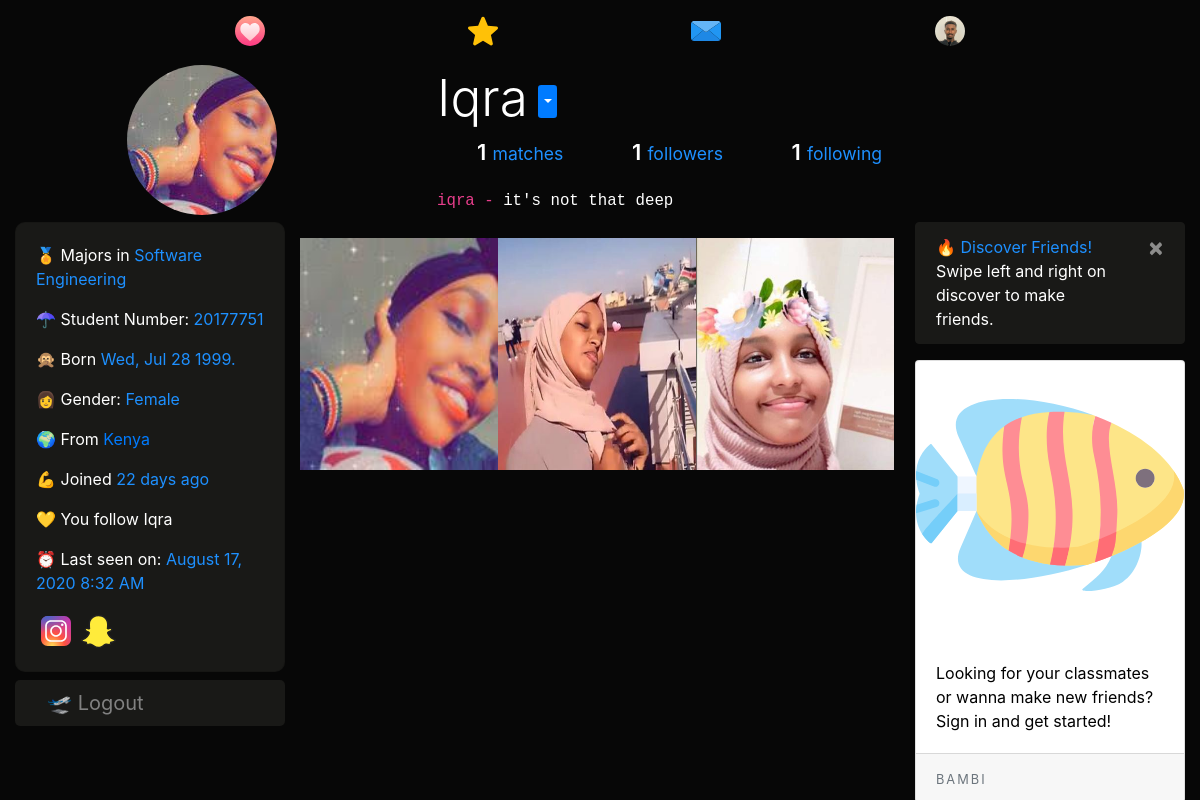
Before: /iqra (signed in) with the older database file.
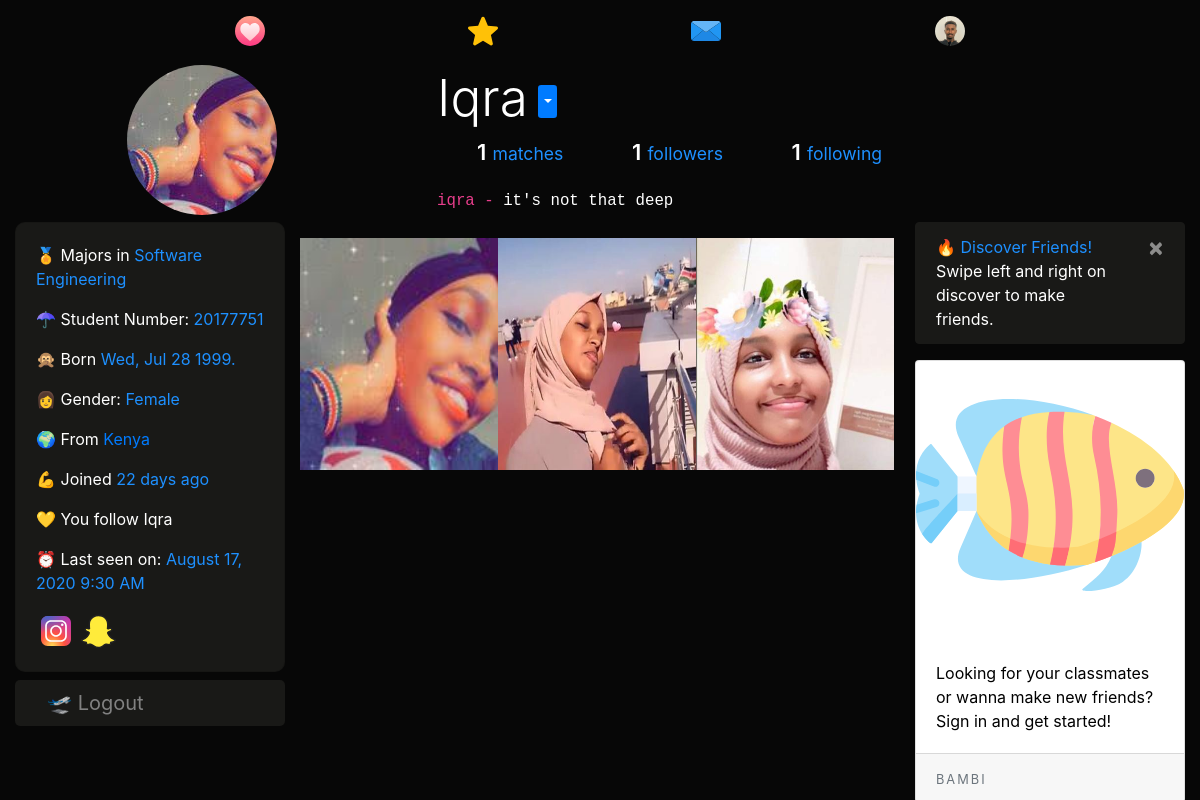
After: the same page with the newer database file.
### dating/models.py (models this page shows, shortened)
class User(db.Model, UserMixin):
	id = db.Column(db.Integer, primary_key=True)
	username = db.Column(db.String(20), unique=True, nullable=False)
	email = db.Column(db.String(120), unique=True, nullable=True)
	dp = db.Column(db.String(20), nullable=False, default='default.jpg')
	dp2 = db.Column(db.String(20), nullable=False, default='flip.png')
	dp3 = db.Column(db.String(20), nullable=False, default='plane.png')
	password = db.Column(db.String(60), nullable=False)
	last_seen = db.Column(db.DateTime, default=datetime.utcnow)
	date_joined = db.Column(db.DateTime, nullable=False, default=datetime.utcnow)
	department = db.Column(db.String(20), nullable=False)
	student_number = db.Column(db.Integer(), unique=True, nullable=True)
	age = db.Column(db.DateTime, nullable=False)
	gender = db.Column(db.String(20), nullable=False)
	country = db.Column(db.String(20), default="Cyprus", nullable=True)
	bio = db.Column(db.String(120), nullable=True)
	private = db.Column(db.Boolean, default=False, nullable=False)
	snapchat = db.Column(db.String(20), default="snapchat", nullable=True)
	instagram = db.Column(db.String(20), default="instagram", nullable=True)
	followed = db.relationship(
		'User', secondary=followers,
		primaryjoin=(followers.c.follower_id == id),
		secondaryjoin=(followers.c.followed_id == id),
		backref=db.backref('followers', lazy='dynamic'), lazy='dynamic')
	messages_sent = db.relationship('Message',
									foreign_keys='Message.sender_id',
									backref='author', lazy='dynamic')
	messages_received = db.relationship('Message',
										foreign_keys='Message.recipient_id',
										backref='recipient', lazy='dynamic')
	last_message_read_time = db.Column(db.DateTime)
	def birthday(self):
		if self.age.month == datetime.today().month:
			if self.age.day == datetime.today().day:
				return True
	def is_following(self, user):
		return self.followed.filter(followers.c.followed_id == user.id).count() > 0
	def new_messages(self):
		last_read_time = self.last_message_read_time or datetime(1900, 1, 1)
		return Message.query.filter_by(recipient=self).filter(
			Message.timestamp > last_read_time).count()

### dating/routes.py (the view)
@app.route("/<string:username>", methods=['GET', 'POST'])
def user_posts(username):
	username = username.lower()
	if current_user.is_authenticated:
		form = UpdateAccountForm()
		if form.validate_on_submit():
			if form.picture.data:
				pic = profile_img(form.picture.data)
				current_user.dp = pic
			if form.picture2.data:
				pic2 = profile_img(form.picture2.data)
				current_user.dp2 = pic2
			if form.picture3.data:
				pic3 = profile_img(form.picture3.data)
				current_user.dp3 = pic3
			current_user.username = form.username.data.lower()
			if form.email.data:
				current_user.email = form.email.data
			current_user.snapchat = form.snapchat.data
			current_user.instagram = form.instagram.data
			current_user.department = form.department.data
			if form.student_number.data:
				current_user.student_number = form.student_number.data
			current_user.country = form.country.data
			current_user.age = form.age.data
			current_user.bio = form.bio.data
			current_user.private = form.private.data
			db.session.commit()
			flash('Your Account has been updated', 'success')
			return redirect(url_for('user_posts', username=current_user.username))
		elif request.method == 'GET':
			form.username.data = current_user.username
			form.email.data = current_user.email
			form.snapchat.data = current_user.snapchat
			form.instagram.data = current_user.instagram
			form.department.data = current_user.department
			form.student_number.data = current_user.student_number
			form.country.data = current_user.country
			form.age.data = current_user.age
			form.bio.data = current_user.bio
			form.private.data = current_user.private
		dp = url_for('static', filename='profile_pics/' + current_user.dp)
		user = User.query.filter_by(username=username).first_or_404()
		users = User.query.all()
		mutual = 0
		for person in user.followers:
			if user.is_following(person):
				mutual += 1
		return render_template('user_posts.html', user=user, users=users, mutual=mutual, title=user.username.title(), dp=dp, form=form)
	user = User.query.filter_by(username=username).first_or_404()
	return render_template('user_posts.html', user=user, title=user.username.title())

### dating/models.py (called while the page is built)
@login_manager.user_loader
def load_user(user_id):
	return User.query.get(int(user_id))

### dating/routes.py (called while the page is built)
@app.before_request
def before_request():
	if current_user.is_authenticated:
		current_user.last_seen = datetime.utcnow()
		db.session.commit()

### dating/templates/user_posts.html (shortened to what the changed rows need)
{% extends "layout.html" %}
{% block content %}
<div class="container-fluid">
  <section style="padding-top: 5px;">
    <div class="profile">
      <div class="profile-image">
        <img src="{{ url_for('static', filename='profile_pics/' + user.dp) }}" alt="" class="profile-thumbnail" style="width:150px;height:150px;">
      </div>
      <div class="profile-user-settings" style="display:flex;">
        <h2 class="profile-user-name">{{user.username.title()}}
        </h2>
        {% if current_user.is_authenticated %}
        <div class="dropdown" style="margin:auto 10px;">
              <button class="btn  btn-sm btn-primary dropdown-toggle" type="button" id="dropdownMenuButton" data-toggle="dropdown" aria-haspopup="true" aria-expanded="false" style="padding-left:2px;">
              </button>
          </div>
          {% endif %}
      </div>
      <div class="profile-bio">
        <p class="mb-2" style="font-size:18px;">
            <code>{{user.username}} - </code>
            {% if user.bio %}
            <code style="color:#fff;">{{user.bio | safe}}</code>
            {% else %}
            <code style="color:#fff;">hey there, lets be friends 🤗</code>
            {%endif%}
            <br>
        </p>
      </div>
    </div>
</section>
  <div class="row">
    <div class="col-lg-3">
    <div class="card about mb-2" style="color:#fff;background:#191917;border-radius:10px;">
    <div class="card-body">
      <p> 🏅 Majors in <span>{{user.department}}</span></p>
      {% if user.student_number %}
      <p> ☂ Student Number: <span>{{user.student_number}}</span></p>
      {% endif %}
      <p> 🙊 Born
        <span>
          {% if current_user.is_authenticated %}
            {{user.age.strftime('%a, %b %d %Y.')}}
          {% else %}
            {{user.age.strftime(' %b %d. ')}}
          {% endif %}
        </span></p>
      <p> {% if user.gender == 'male' %} 👨 {% else %}👩 {% endif %} Gender: <span>{{user.gender.title()}}</span></p>
      {% if user.country %}
      <p> 🌍 From <a href="https://www.google.com/maps?q={{user.country.title()}}" target="_blank">
      {{user.country.title()}}</a></p>
      {% endif %}
      <p> 💪 Joined <span>{{ moment(user.date_joined).fromNow() }}</span></p>
      {% if current_user.is_authenticated and current_user.is_following(user) %}
      <p class="f">💛 You follow {{user.username.title()}}</p>
      <p>⏰ Last seen on: <span>{{ moment(user.last_seen).format('LLL') }}</span></p>
      {% endif %}
      {% if user.instagram and user.instagram != "instagram"  %}
        <a href="https://www.instagram.com/{{user.instagram}}"><img src="{{ url_for('static', filename='resources/' + 'instagram.svg') }}" style="width:40px;height:40px;"></a>
      {% endif %}
      {% if user.snapchat and user.snapchat != "snapchat"  %}
        <a href="https://www.snapchat.com/add/{{user.snapchat}}"><img src="{{ url_for('static', filename='resources/' + 'snapchat.svg') }}" style="width:35px;height:35px;"></a>
      {% endif %}
    </div>
  </div>
</div>
    <div class="col-lg-6">
      <div class="row mt-3">
        <img src="{{ url_for('static', filename='profile_pics/' + user.dp) }}" alt="default profile" class="profile-thumbnail" style="width:33%;max-height:400px;">
        <img src="{{ url_for('static', filename='profile_pics/' + user.dp2) }}" alt="default profile" class="profile-thumbnail" style="width:33%;max-height:400px;">
        <img src="{{ url_for('static', filename='profile_pics/' + user.dp3) }}" alt="default profile" class="profile-thumbnail" style="width:33%;max-height:400px;">
      </div>
</div>
      </div>
{% endblock content %}

Changed rows visible on the page:
changed User "Iqra": last_seen "August 17, 2020 8:32 AM" → "August 17, 2020 9:30 AM"
